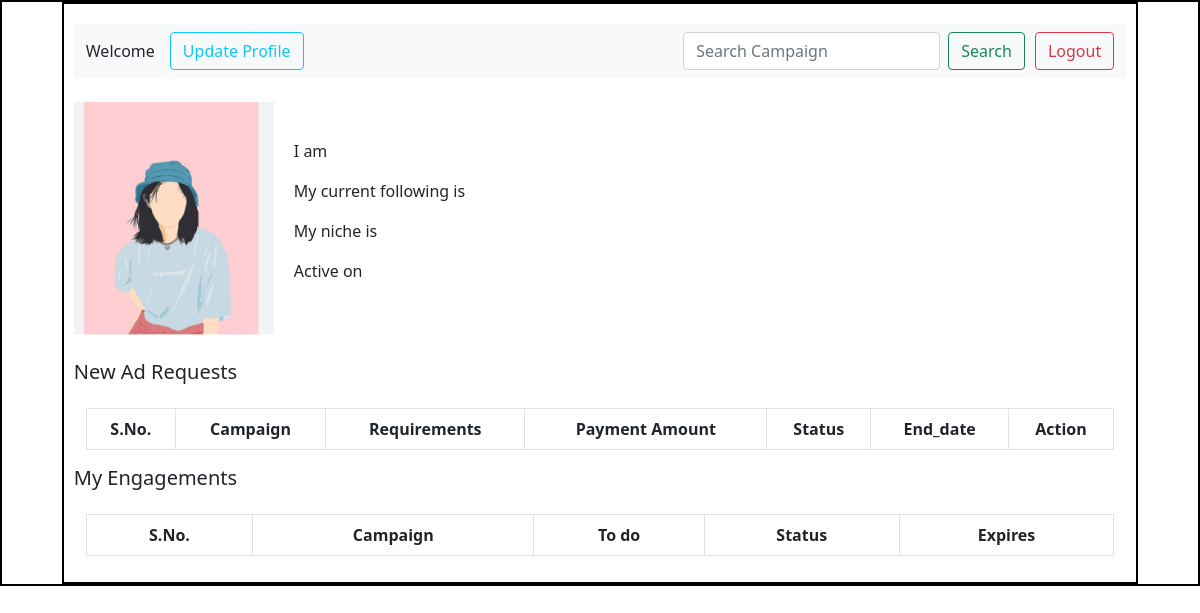
The app's page /influencer/2, older data.
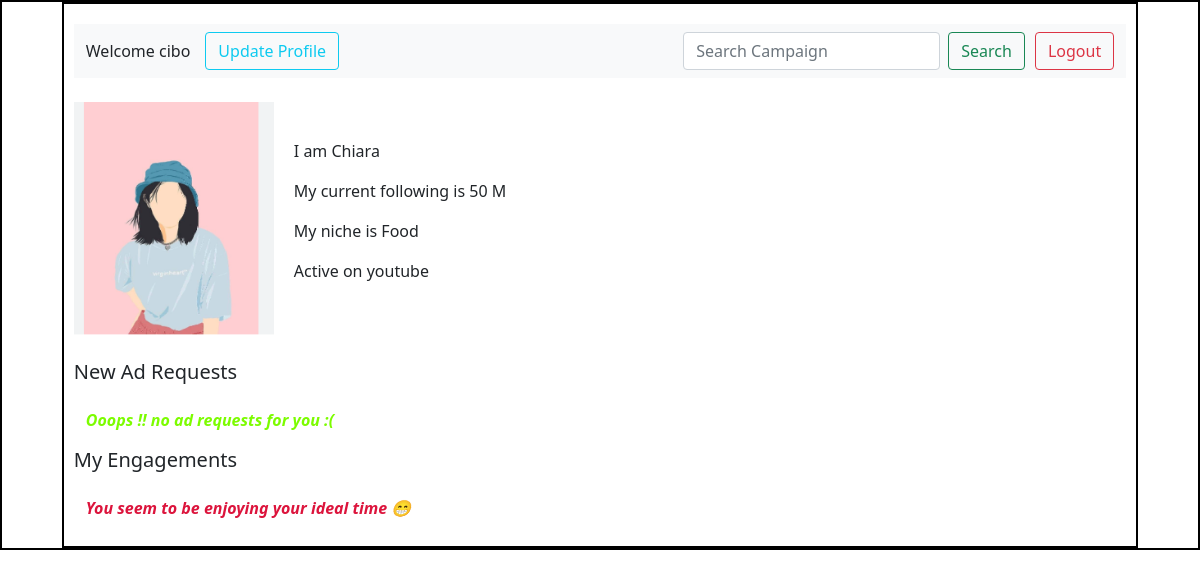
The same page, newer data.
### application/models.py (models this page shows)
class Influencer(db.Model):
    __tablename__ = 'influencer'
    id = db.Column(db.Integer, primary_key = True)
    user_name = db.Column(db.String, nullable = False, unique = True)
    password = db.Column(db.String, nullable = False)
    niche = db.Column(db.String, nullable = False)
    full_name = db.Column(db.String, nullable = False)
    platform = db.Column(db.String, nullable = False)
    followers = db.Column(db.String)
    role = db.Column(db.String, nullable = False)
    profile_pic  = db.Column(db.String)
    ad_requests = db.relationship("AdRequest", backref="influencer", lazy = True) #psedu col

### application/controllers.py (the view)
@app.route('/influencer/<int:influencer_id>', methods=['GET', 'POST'])
def influencer_dash(influencer_id):
    influencer = Influencer.query.get(influencer_id)
    if influencer:
        ad_requests = influencer.ad_requests  # Assuming this correctly fetches related ad requests
    else:
        ad_requests = []
    return render_template("influencer_dash.html", influencer = influencer, ad_requests=ad_requests)

### templates/influencer_dash.html (shortened to what this page needs)
<!DOCTYPE html>
<html lang="en">
<head>
  <link rel="stylesheet" href="../static/dashboard.css">
  <link href="https://cdn.jsdelivr.net/npm/bootstrap@5.0.2/dist/css/bootstrap.min.css" rel="stylesheet"
>
</head>
<body>
  <div id="main">
    <div id="canvas">
      <div id="dashboard-body">
        <nav class="navbar navbar-expand-lg navbar-light bg-light">
          <div class="container-fluid">
            <label style="margin-right: 15px;">Welcome {{influencer.user_name}}</label>
            <div class="collapse navbar-collapse" id="navbarSupportedContent">
              <ul class="navbar-nav me-auto mb-2 mb-lg-0">
                <li class="nav-item">
                  <button type="button" class="btn btn-outline-info" style=" margin-right: 10px;"
                  onclick="location.href='/influencer/update/{{ influencer.id }}'"> Update Profile </button>
                </li>
              </ul>
              <form class="d-flex" style="margin-right: 10px;">
                <input class="form-control me-2" type="search" placeholder="Search Campaign" aria-label="Search">
                <button class="btn btn-outline-success" type="submit">Search</button>
              </form>
              <form class="d-flex">
                <button class="btn btn-outline-danger" type="button"
                  onclick="location.href= '/userlogin'">Logout</button>
              </form>
            </div>
          </div>
        </nav><br>
        <div style="display: flex; align-items: center;">
          <img src="/static/picture.png" alt="profile pic" width="200px">
          <div style="margin-left: 20px;">
            <p>I am {{ influencer.full_name }}</p>
            <p>My current following is {{ influencer.followers }}</p>
            <p>My niche is {{ influencer.niche }}</p>
            <p>Active on {{ influencer.platform }}</p>
          </div>
        </div><br>
        <h5>New Ad Requests</h5>
        <div class="container mt-4">
            {% if ad_requests|length == 0 %}
            <table class="table table-bordered table-striped">
                <thead>
                    <tr style="text-align: center;">
                        <th scope="col">S.No.</th>
                        <th scope="col">Campaign</th>
                        <th scope="col">Requirements</th>
                        <th scope="col">Payment Amount</th>
                        <th scope="col">Status</th>
                        <th scope="col">End_date</th>
                        <th scope="col">Action</th>
                    </tr>
                </thead>
            </table>
            {% else %}
            <p style="color:lawngreen"><b><i> Ooops !! no ad requests for you :(</i></b></p>
            {% endif %}
        </div>
      <h5>My Engagements</h5>
      <div class="container mt-4">
          {% if ad_requests|length == 0 %}
          <table class="table table-bordered table-striped">
              <thead>
                  <tr style="text-align: center;">
                      <th scope="col">S.No.</th>
                      <th scope="col">Campaign</th>
                      <th scope="col">To do</th>
                      <th scope="col">Status</th>
                      <th scope="col">Expires</th>
                  </tr>
              </thead>
          </table>
          {% else %}
          <p style="color: crimson;"><b><i> You seem to be enjoying your ideal time &#x1F601;</i></b> <p>
          {% endif %}
      </div>
      </div>
    </div>
  </div>
</body>
</html>

### static/dashboard.css (style rules this page uses)
* { margin: 0px; }
#main, #canvas { border: 2px solid black; }
#canvas { margin:auto; width: 90%; height: auto; }
#dashboard-body { margin-top: 10px; padding: 10px; }

Row changes from the older to the newer data that the page shows:
added Influencer: user_name "cibo", full_name "Chiara", followers "50 M", niche "Food", platform "youtube"
Text that changed along with them:
text no longer shown: "S.No. Campaign Requirements Payment Amount Status End_date Action S.No. Campaign To do Status Expires"
text now shown: "Ooops !! no ad requests for you :( You seem to be enjoying your ideal time 😁"
